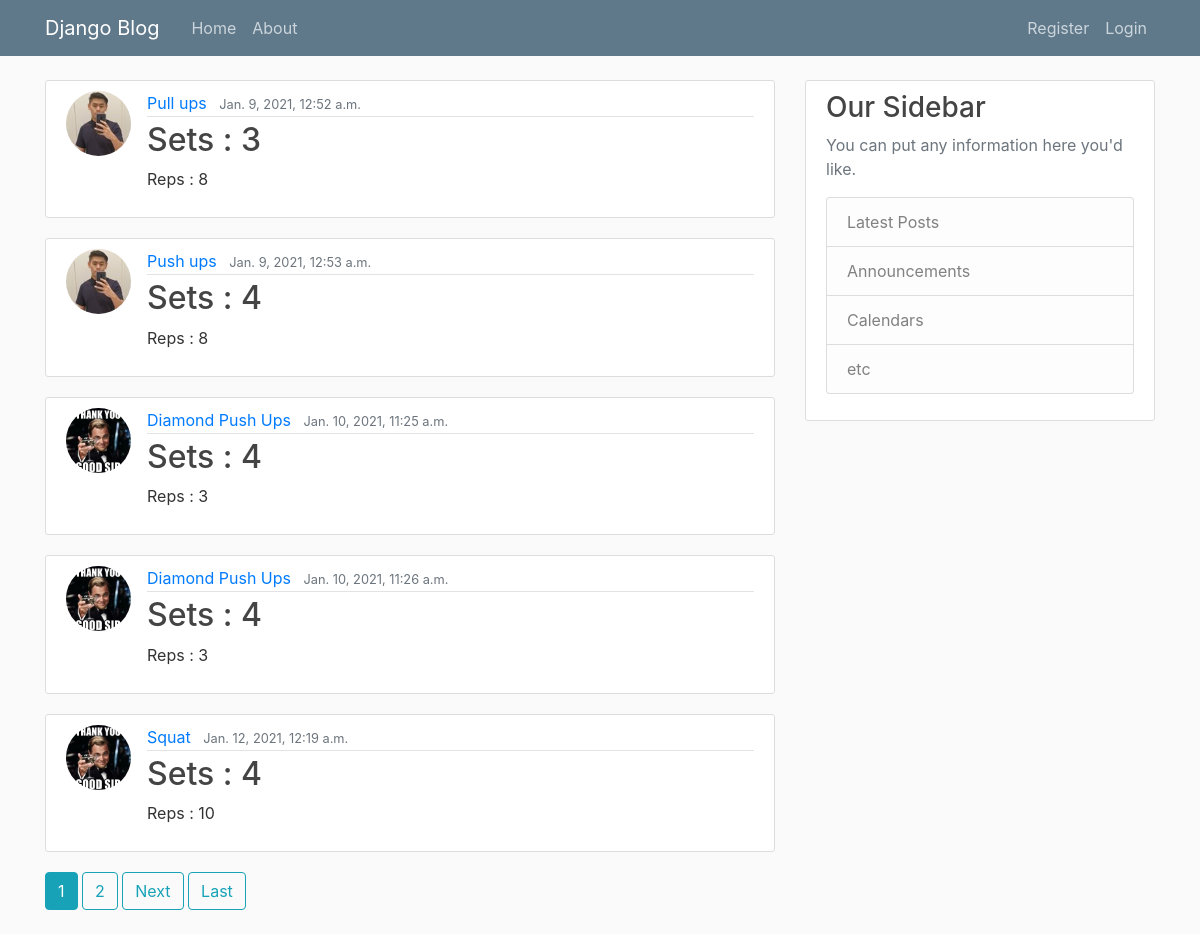
The app's page /, older data.
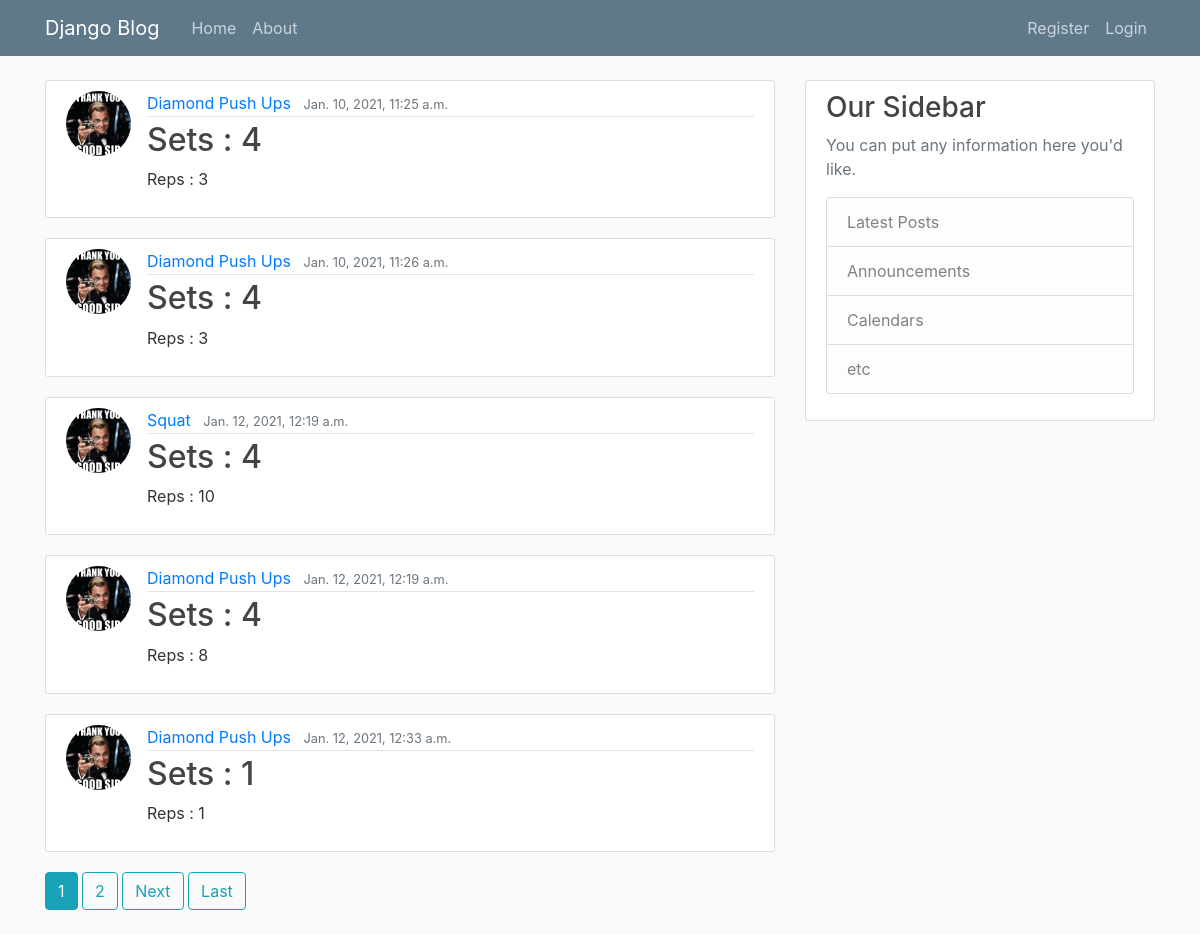
The same page, newer data.
### workoutlog/models.py (models this page shows, shortened)
class Workout(models.Model):
    workoutname = models.CharField(max_length=100)
    sets = models.IntegerField()
    reps = models.IntegerField()
    date_posted = models.DateTimeField(default=timezone.now)
    author = models.ForeignKey(User,on_delete=models.CASCADE)

### users/models.py (models this page shows, shortened)
class Profile(models.Model):
    user = models.OneToOneField(User, on_delete=models.CASCADE)
    image = models.ImageField(default='default.jpg',upload_to='profile_pics')

### workoutlog/views.py (the view)
# urls.py: path('', WorkoutListView.as_view(), name ='workoutlog-home'),
class WorkoutListView(ListView):
    model = Workout
    template_name = 'workoutlog/home.html'
    context_object_name = 'posts'
    paginate_by = 5 # page

### workoutlog/templates/workoutlog/home.html (shortened to what this page needs)
{% extends "workoutlog/base.html" %}
{% block content %}
    {% for post in posts %}
        <article class="media content-section">
          <img class ="rounded-circle article-img" src="{{ post.author.profile.image.url }}">
          <div class="media-body">
            <div class="article-metadata">
              <a class="mr-2" href="{% url 'workoutlog-detail' post.id %}">{{ post.workoutname }}</a>
              <small class="text-muted">{{ post.date_posted }}</small>
            </div>
            <h2><a class="article-title" href="{% url 'workoutlog-detail' post.id %}"> Sets : {{ post.sets }} </a></h2>
            <p class="article-content">Reps : {{ post.reps }}</p>
          </div>
        </article>
    {% endfor %}
    {% if is_paginated %}
        {% for num in page_obj.paginator.page_range %}
            {% if page_obj.number == num %}
                <a class="btn btn-info mb-4" href="?page={{ num }}"> {{ num }} </a>
            {% elif num > page_obj.number|add:'-3' and num < page_obj.number|add:'3' %}
                <a class="btn btn-outline-info mb-4" href="?page={{ num }}"> {{ num }} </a>
            {% endif %}
        {% endfor %}
        {% if page_obj.has_next %}
            <a class="btn btn-outline-info mb-4" href="?page={{ page_obj.next_page_number }}"> Next </a>
            <a class="btn btn-outline-info mb-4" href="?page={{ page_obj.paginator.num_pages }}"> Last </a>
        {% endif %}
    {% endif %}
{% endblock content %}

### workoutlog/templates/workoutlog/base.html (shortened to what this page needs)
<!DOCTYPE html>
{% load static %}
<html lang="en">
<head>
    <link rel="stylesheet" href="https://maxcdn.bootstrapcdn.com/bootstrap/4.0.0/css/bootstrap.min.css">
<link rel="stylesheet" type="text/css" href="{% static 'workoutlog/main.css' %}">
</head>
<body>
<header class="site-header">
  <nav class="navbar navbar-expand-md navbar-dark bg-steel fixed-top">
    <div class="container">
      <a class="navbar-brand mr-4" href="{% url 'workoutlog-home' %}">Django Blog</a>
      <div class="collapse navbar-collapse" id="navbarToggle">
        <div class="navbar-nav mr-auto">
          <a class="nav-item nav-link" href="{% url 'workoutlog-home' %}">Home</a>
          <a class="nav-item nav-link" href="{% url 'workoutlog-about' %}">About</a>
        </div>
        <div class="navbar-nav">
          {% if user.is_authenticated %}
          <a class="nav-item nav-link" href="{% url 'workoutlog-create' %}">New Post</a>
          <a class="nav-item nav-link" href="{% url 'profile' %}">Profile</a>
          <a class="nav-item nav-link" href="{% url 'logout' %}">Logout</a>
          {% else %}
          <a class="nav-item nav-link" href="{% url 'register' %}">Register</a>
          <a class="nav-item nav-link" href="{% url 'login' %}">Login</a>
          {% endif %}
        </div>
      </div>
    </div>
  </nav>
</header>
<main role="main" class="container">
  <div class="row">
    <div class="col-md-8">
      {% block content %}{% endblock %}
    </div>
    <div class="col-md-4">
      <div class="content-section">
        <h3>Our Sidebar</h3>
        <p class='text-muted'>You can put any information here you'd like.
          <ul class="list-group">
            <li class="list-group-item list-group-item-light">Latest Posts</li>
            <li class="list-group-item list-group-item-light">Announcements</li>
            <li class="list-group-item list-group-item-light">Calendars</li>
            <li class="list-group-item list-group-item-light">etc</li>
          </ul>
        </p>
      </div>
    </div>
  </div>
</main>
  </body>
</body>
</html>

### workoutlog/static/workoutlog/main.css (style rules this page uses)
body { background: #fafafa; color: #333333; margin-top: 5rem; }
h1, h2, h3, h4, h5, h6 { color: #444444; }
ul { margin: 0; }
.bg-steel { background-color: #5f788a; }
.site-header .navbar-nav .nav-link { color: #cbd5db; }
.content-section { background: #ffffff; padding: 10px 20px; border: 1px solid #dddddd; border-radius: 3px; margin-bottom: 20px; }
.article-title { color: #444444; }
.article-content { white-space: pre-line; }
.article-img { height: 65px; width: 65px; margin-right: 16px; }
.article-metadata { padding-bottom: 1px; margin-bottom: 4px; border-bottom: 1px solid #e3e3e3 }

Row changes from the older to the newer data that the page shows:
removed Workout: author.profile.image (picture), workoutname "Pull ups", date_posted "Jan. 9, 2021, 12:52 a.m.", sets "3", reps "8"
removed Workout: author.profile.image (picture), workoutname "Push ups", date_posted "Jan. 9, 2021, 12:53 a.m.", sets "4", reps "8"
now on this page (row unchanged): Workout: author.profile.image (picture), workoutname "Diamond Push Ups", date_posted "Jan. 12, 2021, 12:19 a.m.", sets "4", reps "8"
now on this page (row unchanged): Workout: author.profile.image (picture), workoutname "Diamond Push Ups", date_posted "Jan. 12, 2021, 12:33 a.m.", sets "1", reps "1"
